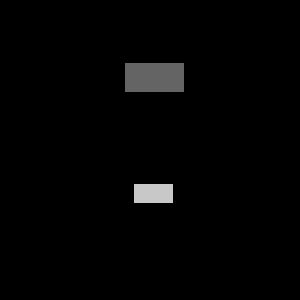
Frame 1 (no input)
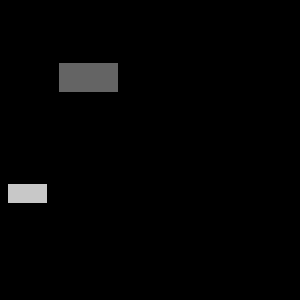
Frame 60 (the mouse pressed at the canvas centre just before this capture)
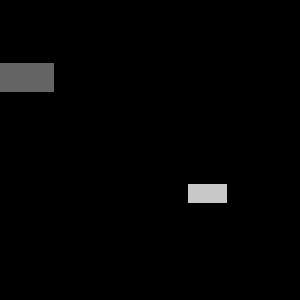
Frame 120 (the mouse held since frame 60 and released just before this capture)

The Processing sketch that drew these frames (run headless with seeded random() and noise(); from frame 60 on, the mouse is pressed at the canvas centre):

// Processing sketch: carObjects
// ── carObjects.pde
//declare the class (when we call it it becomes an object)
Car tegasCar;
Car bobsCar;


void setup(){
  size(300,300);
  //initalise object - inital value
  tegasCar = new Car(3 ,200,2); //<--------PUT IN SOME MORE ARGUMENTS
  bobsCar = new Car(4,100,3);
}

void draw(){
  background(0);
  
  //object name . function
  tegasCar.move();
  tegasCar.display();
  
  bobsCar.move();
  bobsCar.display();

}

// ── car.pde
//SEPARATE PIECES OF CODE //<>//

class Car {
  //1. VARIABLES
  color c;
  float xpos;
  float ypos;
  float xspeed;
  int s;
  
  //2. CONSTRUCTOR - PUTTING VALUES INTO VARIABLE (INITALISING)
  
  Car(float tempSpeed, int tempC, int tempS) {
    c = color(tempC);
    xpos = width/2;
    ypos = random(0,height);
    xspeed = tempSpeed;
    s = tempS;
  }
  //3. FUNCTIONS
  void display() {
    rectMode(CENTER);
    fill(c);
    rect(xpos, ypos, 20*s, 10*s);
  }

  void move() {
    xpos = xpos + xspeed;
    if (xpos > width) {
      xpos = 0;
    }
  }
}
